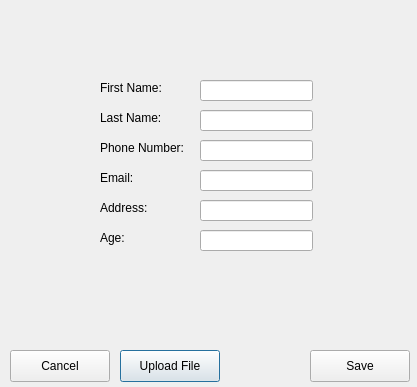
<?xml version="1.0" encoding="UTF-8"?>
<ui version="4.0">
 <class>Contacts</class>
 <widget class="QDialog" name="Contacts">
  <property name="geometry">
   <rect>
    <x>0</x>
    <y>0</y>
    <width>417</width>
    <height>387</height>
   </rect>
  </property>
  <property name="windowTitle">
   <string>Dialog</string>
  </property>
  <widget class="QPushButton" name="uploadFile">
   <property name="geometry">
    <rect>
     <x>120</x>
     <y>350</y>
     <width>100</width>
     <height>32</height>
    </rect>
   </property>
   <property name="text">
    <string>Upload File</string>
   </property>
  </widget>
  <widget class="QPushButton" name="cancelButton">
   <property name="geometry">
    <rect>
     <x>10</x>
     <y>350</y>
     <width>100</width>
     <height>32</height>
    </rect>
   </property>
   <property name="text">
    <string>Cancel</string>
   </property>
  </widget>
  <widget class="QLineEdit" name="lineEditFirstName">
   <property name="geometry">
    <rect>
     <x>200</x>
     <y>80</y>
     <width>113</width>
     <height>21</height>
    </rect>
   </property>
  </widget>
  <widget class="QLabel" name="label">
   <property name="geometry">
    <rect>
     <x>100</x>
     <y>80</y>
     <width>71</width>
     <height>16</height>
    </rect>
   </property>
   <property name="text">
    <string>First Name:</string>
   </property>
  </widget>
  <widget class="QLabel" name="label_2">
   <property name="geometry">
    <rect>
     <x>100</x>
     <y>110</y>
     <width>71</width>
     <height>16</height>
    </rect>
   </property>
   <property name="text">
    <string>Last Name:</string>
   </property>
  </widget>
  <widget class="QLineEdit" name="lineEditLastName">
   <property name="geometry">
    <rect>
     <x>200</x>
     <y>110</y>
     <width>113</width>
     <height>21</height>
    </rect>
   </property>
  </widget>
  <widget class="QLabel" name="label_3">
   <property name="geometry">
    <rect>
     <x>100</x>
     <y>140</y>
     <width>91</width>
     <height>16</height>
    </rect>
   </property>
   <property name="text">
    <string>Phone Number:</string>
   </property>
  </widget>
  <widget class="QLineEdit" name="lineEditPhone">
   <property name="geometry">
    <rect>
     <x>200</x>
     <y>140</y>
     <width>113</width>
     <height>21</height>
    </rect>
   </property>
  </widget>
  <widget class="QLabel" name="label_4">
   <property name="geometry">
    <rect>
     <x>100</x>
     <y>170</y>
     <width>91</width>
     <height>16</height>
    </rect>
   </property>
   <property name="text">
    <string>Email:</string>
   </property>
  </widget>
  <widget class="QLineEdit" name="lineEditEmail">
   <property name="geometry">
    <rect>
     <x>200</x>
     <y>170</y>
     <width>113</width>
     <height>21</height>
    </rect>
   </property>
  </widget>
  <widget class="QLabel" name="label_5">
   <property name="geometry">
    <rect>
     <x>100</x>
     <y>230</y>
     <width>91</width>
     <height>16</height>
    </rect>
   </property>
   <property name="text">
    <string>Age:</string>
   </property>
  </widget>
  <widget class="QLineEdit" name="lineEditAddress">
   <property name="geometry">
    <rect>
     <x>200</x>
     <y>200</y>
     <width>113</width>
     <height>21</height>
    </rect>
   </property>
  </widget>
  <widget class="QPushButton" name="saveButton">
   <property name="geometry">
    <rect>
     <x>310</x>
     <y>350</y>
     <width>100</width>
     <height>32</height>
    </rect>
   </property>
   <property name="text">
    <string>Save</string>
   </property>
  </widget>
  <widget class="QLabel" name="label_6">
   <property name="geometry">
    <rect>
     <x>100</x>
     <y>200</y>
     <width>91</width>
     <height>16</height>
    </rect>
   </property>
   <property name="text">
    <string>Address:</string>
   </property>
  </widget>
  <widget class="QLineEdit" name="lineEditAge">
   <property name="geometry">
    <rect>
     <x>200</x>
     <y>230</y>
     <width>113</width>
     <height>21</height>
    </rect>
   </property>
  </widget>
 </widget>
 <resources/>
 <connections/>
</ui>
